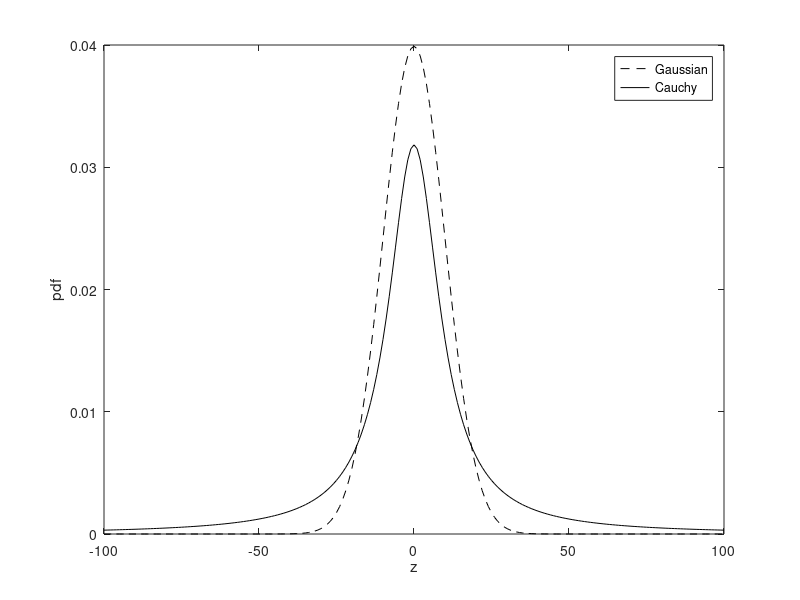

The MATLAB script that drew this image:
% Cauchy pdf comparison to Gaussian

s=10;
sfsr=10;

t=[-100:100];

% Gaussian pdf
pdfg=(1/(s*sqrt(2*pi))).*exp(-.5.*(t.^2)./(s^2));

% Cauchy pdf

pdfc=(sfsr/pi).*(t.^2+ones(size(t)).*(sfsr^2)).^-1;

figure(1);

plot(t,pdfg,'k--',t,pdfc,'k');
xlabel('z');
ylabel('pdf');
legend('Gaussian','Cauchy');
